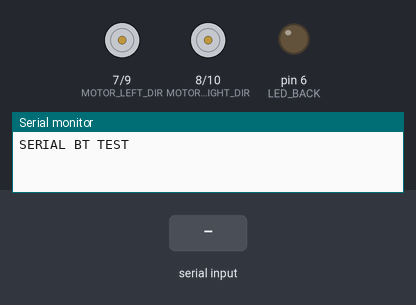
Recording of a sketch running on a simulated Arduino Nano, built with avr-gcc and run on an emulated ATmega328P. Shown: direction and speed pins drawn as motors (green arrow = direction pin HIGH = forward, orange = LOW = backward, longer = more drive), output pins drawn as LEDs (lit = HIGH), the last lines printed to the serial monitor. Inputs (shaded band) come from the test bench.

Above: at 1.2 s.
1.3 s: "F" received over Serial
At 2.2 s:
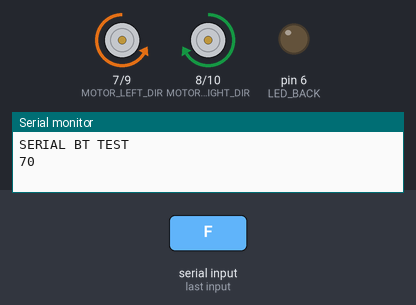
2.8 s: byte 75 (75) received over Serial
At 3.4 s:
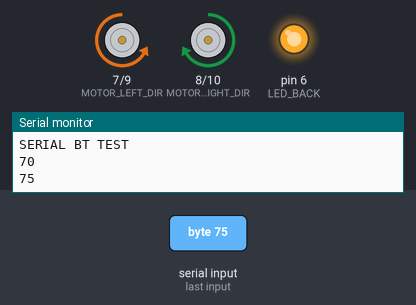
4.3 s: "B" received over Serial
At 5.5 s:
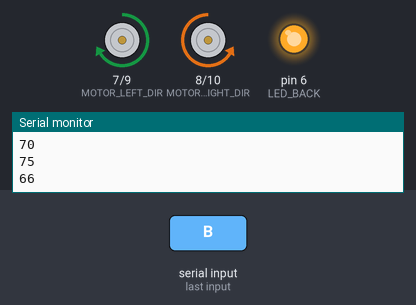
5.8 s: byte 74 (74) received over Serial
At 6.9 s:
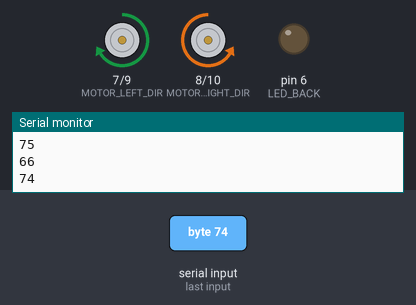
7.3 s: "S" received over Serial
At 8.0 s:
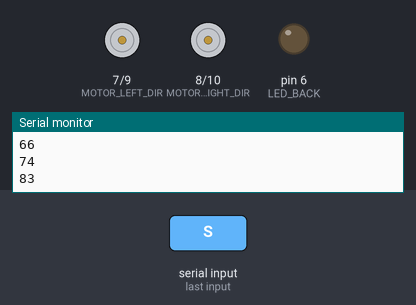
8.8 s: "L" received over Serial
At 9.2 s:
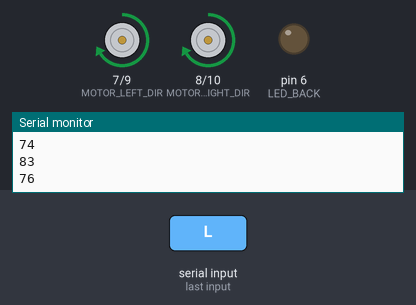
Timing chart, 0 to 11.3 s (numbered marks = the images above; inputs shaded):
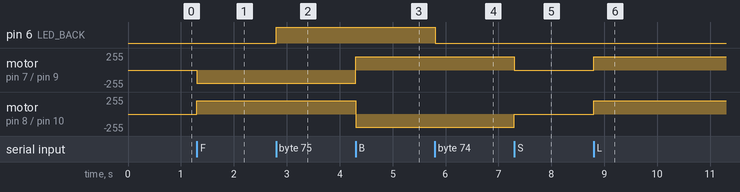

The sketch:

serialBT.ino
```cpp
// BT controlled using
// Android Bluetooth Remote Control
// October 2022
// found Back light on 74, off 75
//       Head light on 72, off 73
//


#include <Arduino.h>
/**
 * Hardware pin defines
 */
#define BOARD UKMARSBOT_V1
const int ENCODER_LEFT_CLK = 2;
const int ENCODER_RIGHT_CLK = 3;

const int ENCODER_LEFT_B = 4;
const int ENCODER_RIGHT_B = 5;

const int MOTOR_LEFT_DIR = 7;
const int MOTOR_RIGHT_DIR = 8;

const int MOTOR_LEFT_PWM = 9;
const int MOTOR_RIGHT_PWM = 10;

const int LED_RIGHT = 6;
const int LED_LEFT = 11;
const int EMITTER = 12;
const int SENSOR_RIGHT_MARK = A0;
const int SENSOR_1 = A1;
const int SENSOR_2 = A2;
const int SENSOR_3 = A3;
const int SENSOR_4 = A4;
const int SENSOR_LEFT_MARK = A5;
const int FUNCTION_PIN = A6;
const int BATTERY_VOLTS = A7;

const int LED_BACK = 6;

/****/

/***
 * Global variables
 */

uint32_t updateTime;
uint32_t updateInterval = 100;  // in milliseconds

int decodeFunctionSwitch(int functionValue) {
  /**
   * Typical ADC values for all function switch settings
   */
  const int adcReading[] = {660, 647, 630, 614, 590, 570, 545, 522, 461,
                            429, 385, 343, 271, 212, 128, 44,  0};

  if (functionValue > 1000) {
    return 16;  // pushbutton closed
  }
  int result = 16;
  for (int i = 0; i < 16; i++) {
    if (functionValue > (adcReading[i] + adcReading[i + 1]) / 2) {
      result = i;
      break;
    }
  }
  return result;
}

int getFunctionSwitch() {
  int functionValue = analogRead(FUNCTION_PIN);
  int function = decodeFunctionSwitch(functionValue);
  return function;
}

void motorSetup() {
  pinMode(MOTOR_LEFT_DIR, OUTPUT);
  pinMode(MOTOR_RIGHT_DIR, OUTPUT);
  pinMode(MOTOR_LEFT_PWM, OUTPUT);
  pinMode(MOTOR_RIGHT_PWM, OUTPUT);
  digitalWrite(MOTOR_LEFT_PWM, 0);
  digitalWrite(MOTOR_LEFT_DIR, 0);
  digitalWrite(MOTOR_RIGHT_PWM, 0);
  digitalWrite(MOTOR_RIGHT_DIR, 0);
}

void setLeftMotorPWM(int pwm) {
  pwm = constrain(pwm, -255, 255);
  if (pwm < 0) {
    digitalWrite(MOTOR_LEFT_DIR, 1);
    analogWrite(MOTOR_LEFT_PWM, -pwm);
  } else {
    digitalWrite(MOTOR_LEFT_DIR, 0);
    analogWrite(MOTOR_LEFT_PWM, pwm);
  }
}

void setRightMotorPWM(int pwm) {
  pwm = constrain(pwm, -255, 255);
  if (pwm < 0) {
    digitalWrite(MOTOR_RIGHT_DIR, 0);
    analogWrite(MOTOR_RIGHT_PWM, -pwm);
  } else {
    digitalWrite(MOTOR_RIGHT_DIR, 1);
    analogWrite(MOTOR_RIGHT_PWM, pwm);
  }
}

void setMotorPWM(int left, int right) {
  setLeftMotorPWM(left);
  setRightMotorPWM(right);
}

void setup() {
  //Serial.begin(115200);
  setMotorPWM(0, 0);
  Serial.begin(9600);

  Serial.println(F("SERIAL BT TEST\n"));
  motorSetup();
  updateTime = millis() + updateInterval;

   pinMode(LED_BACK,OUTPUT);
   digitalWrite(LED_BACK,0); // turn on back light
}

void motorAction(int function) {
  switch (function) {
    case 0:
      setMotorPWM(0, 0);
      Serial.println("motors off");
      break;
    case 1:
      setMotorPWM(63, 63);
      Serial.println("forward 25%");
      break;
    case 2:
      setMotorPWM(127, 127);
      Serial.println("forward 50%");
      break;
    case 3:
      setMotorPWM(195, 195);
      Serial.println("forward 75%");
      break;
    case 4:
      setMotorPWM(-63, -63);
      Serial.println("reverse 25%");
      break;
    case 5:
      setMotorPWM(-127, -127);
      Serial.println("reverse 50%");
      break;
    case 6:
      setMotorPWM(-195, -195);
      Serial.println("reverse 75%");
      break;
    case 7:
      setMotorPWM(-63, 63);
      Serial.println("spin left 25%");
      break;
    case 8:
      setMotorPWM(-127, 127);
      Serial.println("spin left 50%");
      break;
    case 9:
      setMotorPWM(63, -63);
      Serial.println("spin right 25%");
      break;
    case 10:
      setMotorPWM(127, -127);
      Serial.println("spin right 50%");
      break;
    case 11:
      setMotorPWM(0, 63);
      Serial.println("pivot left 25%");
      break;
    case 12:
      setMotorPWM(63, 0);
      Serial.println("pivot right 25%");
      break;
    case 13:
      setMotorPWM(63, 127);
      Serial.println("curve left");
      break;
    case 14:
      setMotorPWM(127, 63);
      Serial.println("curve right");
      break;
    case 15:
      setMotorPWM(195, 127);
      Serial.println("big curve right");
      break;
    default:
      setMotorPWM(0, 0);
      break;
  }
}

int function;

void runRobot() {
 // int function = getFunctionSwitch();
  // run the motors for a fixed amount of time (in milliseconds)

  uint32_t endTime = millis() + 2000;
  motorAction(function);
  while (endTime > millis()) {
    if (getFunctionSwitch() == 16) {
      break;  // stop running if the button is pressed
    }
  }
  // be sure to turn off the motors
  setMotorPWM(0, 0);
  // a short delay to let everything come to rest.
  delay(500);
}

int command = 0; // for incoming serial data

void loop() {
  /*
  if (getFunctionSwitch() == 16) {
    // button is pressed so wait until it is released
    while (getFunctionSwitch() == 16) {

             delay(20);

    }
    // now wait for the user to get clear
    */
    if (Serial.available() > 0)
    {
       command = Serial.read();  // see BT remote control
       Serial.println(command);

       switch(command)
       {
        case 'F':  setMotorPWM(200,200); break;
        case 'B':  setMotorPWM(-200, -200); break;
        case 'S':  setMotorPWM(0, 0); break;
        case 'L':   setMotorPWM(-127, 127); break;
        case 'R':   setMotorPWM(127, -127); break;
        case 74 : digitalWrite(LED_BACK,0); break;
        case 75 :  digitalWrite(LED_BACK,1); break;


        }


    }

   // delay(500);

    //  digitalWrite(LED_BACK,1);

   // runRobot();

    //  digitalWrite(LED_BACK,0);

  //}
}
```

Measured:
- after the input at 1.3 s, motor on pin 7 (MOTOR_LEFT_DIR) / pin 9 (MOTOR_LEFT_PWM): stopped → backward 200/255 at once; motor on pin 8 (MOTOR_RIGHT_DIR) / pin 10 (MOTOR_RIGHT_PWM): stopped → forward 200/255 at once
- after the input at 2.8 s, pin 6 (LED_BACK): LOW → HIGH at once
- after the input at 4.3 s, motor on pin 7 (MOTOR_LEFT_DIR) / pin 9 (MOTOR_LEFT_PWM): backward 200/255 → forward 200/255 at once; motor on pin 8 (MOTOR_RIGHT_DIR) / pin 10 (MOTOR_RIGHT_PWM): forward 200/255 → backward 200/255 at once
- after the input at 5.8 s, pin 6 (LED_BACK): HIGH → LOW at once
- after the input at 7.3 s, motor on pin 7 (MOTOR_LEFT_DIR) / pin 9 (MOTOR_LEFT_PWM): forward 200/255 → stopped at once; motor on pin 8 (MOTOR_RIGHT_DIR) / pin 10 (MOTOR_RIGHT_PWM): backward 200/255 → stopped at once
- after the input at 8.8 s, motor on pin 7 (MOTOR_LEFT_DIR) / pin 9 (MOTOR_LEFT_PWM), motor on pin 8 (MOTOR_RIGHT_DIR) / pin 10 (MOTOR_RIGHT_PWM): stopped → forward 200/255 at once
